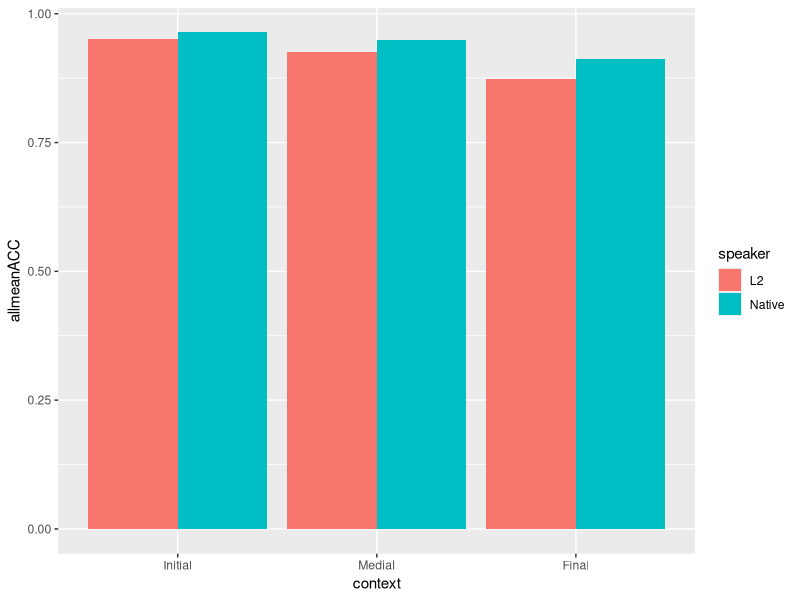
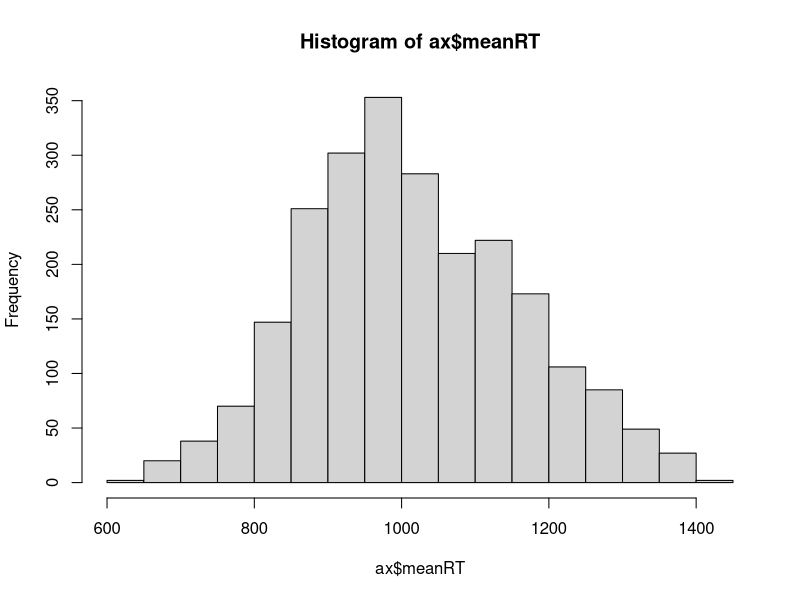

Reproduce these figures in R, in order.
## ---- chunk 1
library(reshape2)
library(dplyr)
library(ggplot2)
## ---- chunk 2
# read in data
ax <- read.csv("ax_dprime_cloze_AL.csv")
ax$context <- factor(ax$context, levels = c("Initial", "Medial", "Final"))

# Attempt 1
ax.context.means <- ax %>%
  group_by(context, speaker, pu) %>%
  summarize(meanACC = mean(meanACC), sdACC = sd(meanACC), meanRT= mean(meanRT), sdRT = sd(meanRT))
ax.context.means

# sd first = no NANs
ax.context.means2 <- ax %>%
  group_by(context, speaker, pu) %>%
  summarize(sd=sd(meanRT), sdACC = sd(meanACC), meanRT=mean(meanRT), meanACC = mean(meanACC))
ax.context.means2

#solution
ax.context.means.final <- ax %>%
  group_by(context, speaker, pu) %>%
  summarize(allmeanRT=mean(meanRT), sdRT=sd(meanRT), allmeanACC = mean(meanACC), sdACC = sd(meanACC))
ax.context.means.final

ggplot(ax.context.means.final, aes(x=context, y=allmeanACC, fill=speaker)) + geom_bar(stat="identity", position=position_dodge())


## ---- chunk 3

dprime.means <- ax %>%
  filter(pH > 0.2| pFA > 0.2) %>%
  dcast(.~pair, value.var = "dprime", fun.aggregate= mean, na.rm=TRUE)
dprime.means


#double check that it is the same as:
ax.subset <- ax[ax$pH >.2 | ax$pFA>.2, ]
dprime.means2 <- summarize(ax.subset %>% group_by(pair), meandp= mean(dprime))
dprime.means2

# if I really want a df output or do more than just the mean
dprime.means3 <- ax %>%
  filter(pH > 0.2| pFA > 0.2) %>%
  group_by(pair) %>%
  summarize(meandp= mean(dprime), sddp = sd(dprime))
dprime.means3

## ---- chunk 4
mean(ax$meanRT) - sd(ax$meanRT) *2
hist(ax$meanRT)

ax %>%
  filter(meanRT > mean(meanRT) - sd(meanRT)*2) %>%
  t.test(dprime~speaker, data=.)

# check to make sure it is different than without the filter
t.test(ax$dprime~ax$speaker)

# check to make sure it is the same as doing it another way
ax.2sd <- ax[ax$meanRT > mean(ax$meanRT)- sd(ax$meanRT) *2, ]
t.test(ax.2sd$dprime ~ ax.2sd$speaker)
## ---- chunk 5

ax %>%
  group_by(context, speaker) %>%
  mutate(newmeanACC = mean(meanACC)) %>%
  filter(meanACC > newmeanACC) %>%
  melt(measure.vars = 5:6) %>%
  group_by(context, speaker, pu, variable) %>%
  summarize (mean = mean(value), sd = sd(value))


